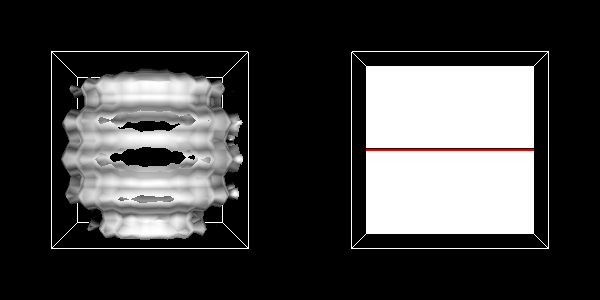

Here is the Python script that generated this plot:
#!/usr/bin/env python

# Test vtkFlyingEdges3D with negative extents and vtkFlyingEdges2D on a
# resliced plane, displayed in two viewports.

# Factory overrides
import vtkmodules.vtkInteractionStyle  # noqa: F401
import vtkmodules.vtkRenderingOpenGL2  # noqa: F401

from vtkmodules.vtkCommonDataModel import vtkPlane
from vtkmodules.vtkCommonMath import vtkMatrix4x4
from vtkmodules.vtkFiltersCore import (
    vtkFlyingEdges2D,
    vtkFlyingEdges3D,
    vtkTubeFilter,
)
from vtkmodules.vtkFiltersModeling import vtkOutlineFilter
from vtkmodules.vtkImagingCore import (
    vtkImageReslice,
    vtkRTAnalyticSource,
)
from vtkmodules.vtkImagingHybrid import vtkSampleFunction
from vtkmodules.vtkRenderingCore import (
    vtkActor,
    vtkCamera,
    vtkPolyDataMapper,
    vtkRenderWindow,
    vtkRenderWindowInteractor,
    vtkRenderer,
)

resolution = 100

# --- Left viewport: negative-extent wavelet iso-surface ---

# Source: wavelet with negative extents
source = vtkRTAnalyticSource()

iso = vtkFlyingEdges3D()
iso.SetInputConnection(source.GetOutputPort())
iso.SetValue(0, 150)

iso_mapper = vtkPolyDataMapper()
iso_mapper.SetInputConnection(iso.GetOutputPort())
iso_mapper.ScalarVisibilityOff()

iso_actor = vtkActor()
iso_actor.SetMapper(iso_mapper)
iso_actor.GetProperty().SetColor(1, 1, 1)
iso_actor.GetProperty().SetOpacity(1)

outline = vtkOutlineFilter()
outline.SetInputConnection(source.GetOutputPort())

outline_mapper = vtkPolyDataMapper()
outline_mapper.SetInputConnection(outline.GetOutputPort())

outline_actor = vtkActor()
outline_actor.SetMapper(outline_mapper)

# --- Right viewport: plane contour + 2D reslice contour ---

# Sample a plane function
plane = vtkPlane()
plane.SetOrigin(0, 0, 0)
plane.SetNormal(0, 1, 0)

sample = vtkSampleFunction()
sample.SetImplicitFunction(plane)
sample.SetModelBounds(-10, 10, -10, 10, -10, 10)
sample.SetSampleDimensions(resolution, resolution, resolution)
sample.SetOutputScalarTypeToFloat()
sample.Update()

# 3D contour of the plane
iso_2 = vtkFlyingEdges3D()
iso_2.SetInputConnection(sample.GetOutputPort())
iso_2.SetValue(0, 0.0)

iso_2_mapper = vtkPolyDataMapper()
iso_2_mapper.SetInputConnection(iso_2.GetOutputPort())
iso_2_mapper.ScalarVisibilityOff()

iso_2_actor = vtkActor()
iso_2_actor.SetMapper(iso_2_mapper)
iso_2_actor.GetProperty().SetColor(1, 1, 1)
iso_2_actor.GetProperty().SetOpacity(1)

outline_2 = vtkOutlineFilter()
outline_2.SetInputConnection(sample.GetOutputPort())

outline_2_mapper = vtkPolyDataMapper()
outline_2_mapper.SetInputConnection(outline_2.GetOutputPort())

outline_2_actor = vtkActor()
outline_2_actor.SetMapper(outline_2_mapper)

# 2D reslice + contour with tube rendering
center = [0.0, 0.0, 0.0]
axial = vtkMatrix4x4()
axial.DeepCopy((1, 0, 0, center[0],
                0, 1, 0, center[1],
                0, 0, 1, center[2],
                0, 0, 0, 1))

reslice = vtkImageReslice()
reslice.SetInputConnection(sample.GetOutputPort())
reslice.SetOutputDimensionality(2)
reslice.SetResliceAxes(axial)
reslice.SetInterpolationModeToLinear()

iso_3 = vtkFlyingEdges2D()
iso_3.SetInputConnection(reslice.GetOutputPort())
iso_3.SetValue(0, 0.0)

tube = vtkTubeFilter()
tube.SetInputConnection(iso_3.GetOutputPort())
tube.SetRadius(0.25)

tube_mapper = vtkPolyDataMapper()
tube_mapper.SetInputConnection(tube.GetOutputPort())

tube_actor = vtkActor()
tube_actor.SetMapper(tube_mapper)

# Two viewports
renderer_0 = vtkRenderer()
renderer_0.SetViewport(0, 0, 0.5, 1)
renderer_0.SetBackground(0, 0, 0)
renderer_0.AddActor(outline_actor)
renderer_0.AddActor(iso_actor)

renderer_1 = vtkRenderer()
renderer_1.SetViewport(0.5, 0, 1, 1)
renderer_1.SetBackground(0, 0, 0)
renderer_1.AddActor(outline_2_actor)
renderer_1.AddActor(iso_2_actor)
renderer_1.AddActor(tube_actor)

# Window
render_window = vtkRenderWindow()
render_window.SetMultiSamples(0)
render_window.AddRenderer(renderer_0)
render_window.AddRenderer(renderer_1)
render_window.SetSize(600, 300)
render_window.SetWindowName("flying edges extents")

# Scene
renderer_0.ResetCamera()
camera_1 = vtkCamera()
camera_1.SetPosition(0, 1, 0)
camera_1.SetFocalPoint(0, 0, 0)
camera_1.SetViewUp(0, 0, 1)
renderer_1.SetActiveCamera(camera_1)
renderer_1.ResetCamera()

# Interactor
interactor = vtkRenderWindowInteractor()
interactor.SetRenderWindow(render_window)

interactor.Initialize()
interactor.Start()
